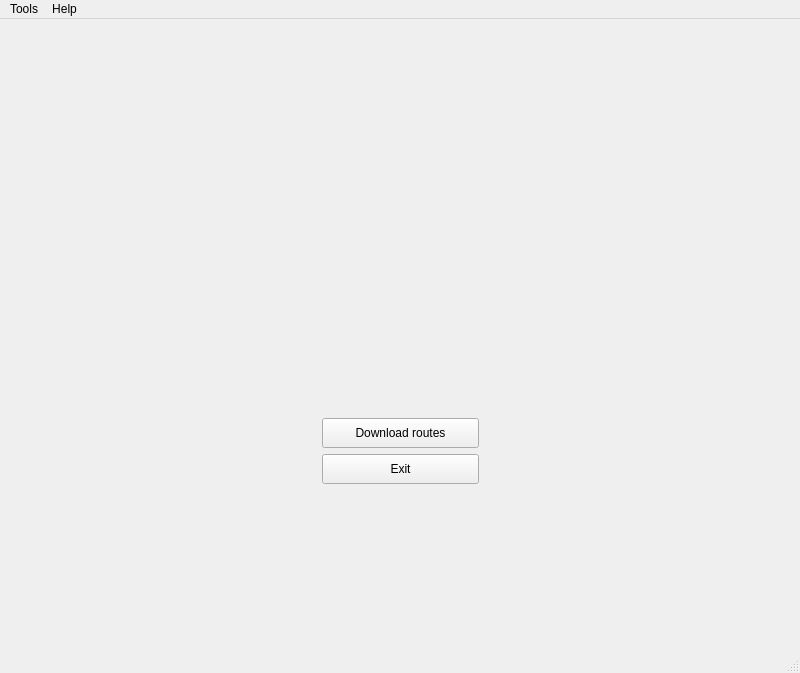
<?xml version="1.0" encoding="UTF-8"?>
<ui version="4.0">
 <class>MainWindow</class>
 <widget class="QMainWindow" name="MainWindow">
  <property name="geometry">
   <rect>
    <x>0</x>
    <y>0</y>
    <width>800</width>
    <height>673</height>
   </rect>
  </property>
  <property name="sizePolicy">
   <sizepolicy hsizetype="MinimumExpanding" vsizetype="MinimumExpanding">
    <horstretch>0</horstretch>
    <verstretch>0</verstretch>
   </sizepolicy>
  </property>
  <property name="baseSize">
   <size>
    <width>800</width>
    <height>600</height>
   </size>
  </property>
  <property name="windowTitle">
   <string>TrekApp</string>
  </property>
  <property name="unifiedTitleAndToolBarOnMac">
   <bool>true</bool>
  </property>
  <widget class="QWidget" name="centralwidget">
   <property name="sizePolicy">
    <sizepolicy hsizetype="Preferred" vsizetype="Preferred">
     <horstretch>0</horstretch>
     <verstretch>0</verstretch>
    </sizepolicy>
   </property>
   <layout class="QVBoxLayout" name="verticalLayout">
    <property name="sizeConstraint">
     <enum>QLayout::SetDefaultConstraint</enum>
    </property>
    <property name="leftMargin">
     <number>0</number>
    </property>
    <property name="rightMargin">
     <number>0</number>
    </property>
    <item>
     <widget class="QStackedWidget" name="screen_stack">
      <property name="minimumSize">
       <size>
        <width>800</width>
        <height>600</height>
       </size>
      </property>
      <property name="baseSize">
       <size>
        <width>800</width>
        <height>600</height>
       </size>
      </property>
      <property name="currentIndex">
       <number>0</number>
      </property>
      <widget class="QWidget" name="start_screen">
       <property name="sizePolicy">
        <sizepolicy hsizetype="Preferred" vsizetype="Preferred">
         <horstretch>0</horstretch>
         <verstretch>0</verstretch>
        </sizepolicy>
       </property>
       <widget class="QWidget" name="layoutWidget">
        <property name="geometry">
         <rect>
          <x>10</x>
          <y>41</y>
          <width>781</width>
          <height>181</height>
         </rect>
        </property>
        <layout class="QGridLayout" name="gridLayout_2">
         <property name="sizeConstraint">
          <enum>QLayout::SetMaximumSize</enum>
         </property>
         <item row="0" column="0">
          <spacer name="horizontalSpacer">
           <property name="orientation">
            <enum>Qt::Horizontal</enum>
           </property>
           <property name="sizeHint" stdset="0">
            <size>
             <width>40</width>
             <height>20</height>
            </size>
           </property>
          </spacer>
         </item>
         <item row="0" column="1">
          <widget class="QLabel" name="logo">
           <property name="layoutDirection">
            <enum>Qt::LeftToRight</enum>
           </property>
           <property name="text">
            <string/>
           </property>
           <property name="pixmap">
            <pixmap>assets/trekapp-logo.png</pixmap>
           </property>
           <property name="alignment">
            <set>Qt::AlignCenter</set>
           </property>
          </widget>
         </item>
         <item row="0" column="2">
          <spacer name="horizontalSpacer_2">
           <property name="orientation">
            <enum>Qt::Horizontal</enum>
           </property>
           <property name="sizeHint" stdset="0">
            <size>
             <width>40</width>
             <height>20</height>
            </size>
           </property>
          </spacer>
         </item>
        </layout>
       </widget>
       <widget class="QWidget" name="layoutWidget">
        <property name="geometry">
         <rect>
          <x>10</x>
          <y>390</y>
          <width>781</width>
          <height>66</height>
         </rect>
        </property>
        <layout class="QGridLayout" name="gridLayout" columnstretch="2,1,2">
         <property name="sizeConstraint">
          <enum>QLayout::SetMinimumSize</enum>
         </property>
         <property name="leftMargin">
          <number>0</number>
         </property>
         <property name="spacing">
          <number>-1</number>
         </property>
         <item row="1" column="1">
          <widget class="QPushButton" name="exit_btn">
           <property name="sizePolicy">
            <sizepolicy hsizetype="Preferred" vsizetype="Preferred">
             <horstretch>0</horstretch>
             <verstretch>0</verstretch>
            </sizepolicy>
           </property>
           <property name="maximumSize">
            <size>
             <width>200</width>
             <height>200</height>
            </size>
           </property>
           <property name="text">
            <string>Exit</string>
           </property>
          </widget>
         </item>
         <item row="0" column="2" rowspan="2">
          <spacer name="verticalSpacer_2">
           <property name="orientation">
            <enum>Qt::Vertical</enum>
           </property>
           <property name="sizeType">
            <enum>QSizePolicy::Maximum</enum>
           </property>
           <property name="sizeHint" stdset="0">
            <size>
             <width>20</width>
             <height>40</height>
            </size>
           </property>
          </spacer>
         </item>
         <item row="0" column="1">
          <widget class="QPushButton" name="download_btn">
           <property name="sizePolicy">
            <sizepolicy hsizetype="Preferred" vsizetype="Preferred">
             <horstretch>0</horstretch>
             <verstretch>0</verstretch>
            </sizepolicy>
           </property>
           <property name="maximumSize">
            <size>
             <width>200</width>
             <height>200</height>
            </size>
           </property>
           <property name="text">
            <string>Download routes</string>
           </property>
          </widget>
         </item>
         <item row="0" column="0" rowspan="2">
          <spacer name="verticalSpacer">
           <property name="orientation">
            <enum>Qt::Vertical</enum>
           </property>
           <property name="sizeType">
            <enum>QSizePolicy::Maximum</enum>
           </property>
           <property name="sizeHint" stdset="0">
            <size>
             <width>20</width>
             <height>40</height>
            </size>
           </property>
          </spacer>
         </item>
        </layout>
       </widget>
      </widget>
     </widget>
    </item>
   </layout>
  </widget>
  <widget class="QMenuBar" name="menubar">
   <property name="geometry">
    <rect>
     <x>0</x>
     <y>0</y>
     <width>800</width>
     <height>22</height>
    </rect>
   </property>
   <property name="nativeMenuBar">
    <bool>false</bool>
   </property>
   <widget class="QMenu" name="menu_app">
    <property name="title">
     <string>Tools</string>
    </property>
    <addaction name="download_action"/>
    <addaction name="file_load_action"/>
    <addaction name="file_export_action"/>
   </widget>
   <widget class="QMenu" name="menuHelp">
    <property name="title">
     <string>Help</string>
    </property>
    <addaction name="about_action"/>
    <addaction name="readme_action"/>
   </widget>
   <addaction name="menu_app"/>
   <addaction name="menuHelp"/>
  </widget>
  <widget class="QStatusBar" name="statusbar"/>
  <action name="actionAbout">
   <property name="text">
    <string>About</string>
   </property>
  </action>
  <action name="about_action">
   <property name="text">
    <string>About</string>
   </property>
   <property name="menuRole">
    <enum>QAction::AboutRole</enum>
   </property>
  </action>
  <action name="readme_action">
   <property name="text">
    <string>Open Readme</string>
   </property>
  </action>
  <action name="download_action">
   <property name="text">
    <string>Download routes from server</string>
   </property>
  </action>
  <action name="file_load_action">
   <property name="text">
    <string>Load routes from file...</string>
   </property>
  </action>
  <action name="file_export_action">
   <property name="text">
    <string>Export routes to file...</string>
   </property>
  </action>
 </widget>
 <resources/>
 <connections/>
</ui>
